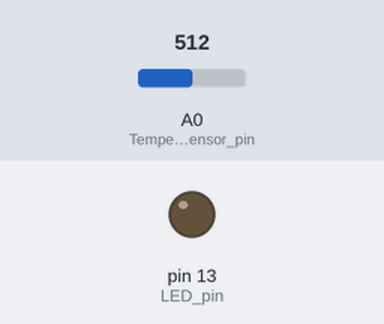
A sketch run on a simulated Arduino Uno, built with avr-gcc and run on an emulated ATmega328P. On the bench: output pins drawn as LEDs (lit = HIGH). Dashed ring = blinking. The inputs (shaded band) are chosen by the test bench; at power-on: A0 (Temperature_sensor_pin) = 512. What the sketch prints to the serial monitor is not drawn.

Above: at 0.16 s.
At 1.2 s:
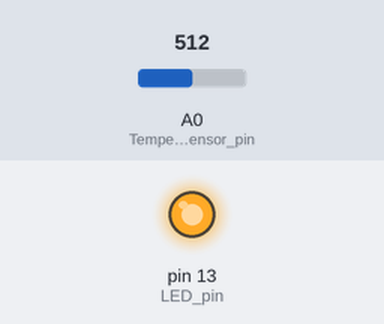
1.3 s: A0 (Temperature_sensor_pin) set to 181
4.3 s: A0 (Temperature_sensor_pin) set to 156
At 13.24 s:
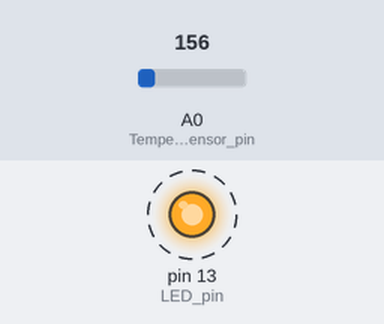
Timing chart, 0 to 13.3 s (numbered marks = the images above; inputs shaded):
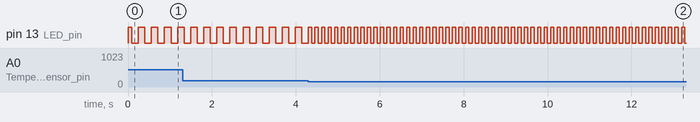

Measured:
- the behaviour switches between 164 and 163 on A0 (Temperature_sensor_pin) (found by bisection; images 1 and 2)
- after the input at 4.3 s, pin 13 (LED_pin): alternates HIGH for 0.08 s and LOW for 0.08 s, starting after 0.08 s
- by itself, pin 13 (LED_pin): alternates HIGH for 0.16 s and LOW for 0.16 s

The sketch:

Assignment.ino
```cpp
const int blinkCount_hot = 50; // delay count(10ms * 50 = 500ms)
const int blinkCount_cold = 25; // delay count(10ms * 25 = 250ms)
int counter = 0; // Counter to keep track of blink cycles

void setup() {
  pinMode(A0, INPUT); // Temperature sensor pin
  pinMode(13, OUTPUT); // LED pin
  Serial.begin(9600); // Initialize serial communication
}

void loop() {

  int sensor = analogRead(A0); // Read analog value from the sensor
  float voltage = (sensor / 1024.0) * 5.0;  // Convert sensor value to voltage
  float tempC = (voltage - 0.5) * 100;  // Convert voltage to temperature

  // Check if the temperature is above 30 degrees Celsius
  if (tempC > 30) {
    blink_hot(counter); // Call function for blinking LEDs for high temperature
    counter = (counter + 1) % (blinkCount_hot * 2); // Increment counter for high temperature blinks
  } else {
    blink_cold(counter); // Call function for blinking LEDs for low temperature
    counter = (counter + 1) % (blinkCount_cold * 2); // Increment counter for low temperature blinks
  }
}

void blink_hot(int count) {
  // Check if the count is within the specified number of blinks for high temperature
  if (count < blinkCount_hot) {
    digitalWrite(13, HIGH); // Led ON
    Serial.println(1);
  } else {
    digitalWrite(13, LOW); //Led OFF
    Serial.println(0);
  }
}

void blink_cold(int count) {
  // Check if the count is within the specified number of blinks for low temperature
  if (count < blinkCount_cold) {
    digitalWrite(13, HIGH); // Led ON
    Serial.println(1);
  } else {
    digitalWrite(13, LOW); // Led OFF
    Serial.println(0);
  }
}
```
